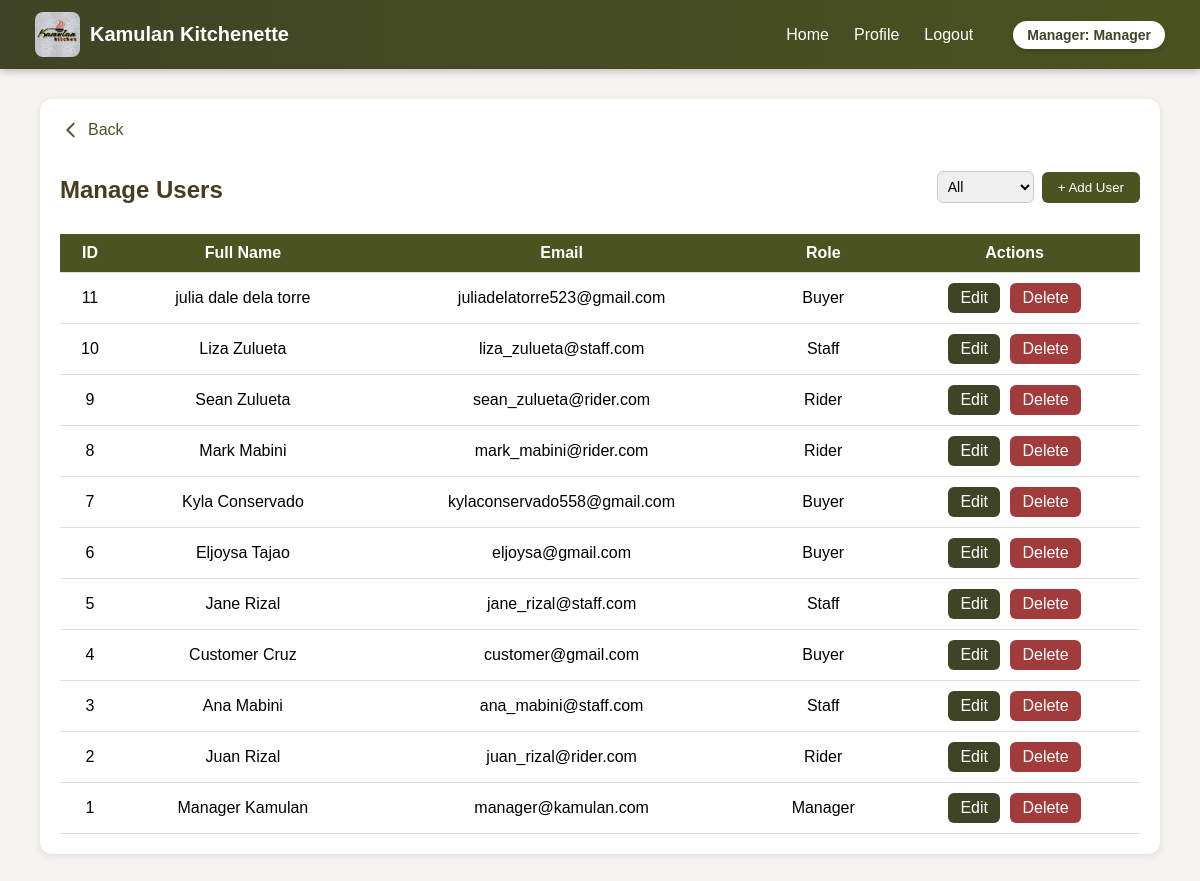
/admin/manage_users.php (signed in), run on the app's committed database.
### tables this page shows
CREATE TABLE `users` (
  `id` int(11) NOT NULL,
  `first_name` varchar(120) DEFAULT NULL,
  `last_name` varchar(120) DEFAULT NULL,
  `email` varchar(150) DEFAULT NULL,
  `phone` varchar(50) DEFAULT NULL,
  `password` varchar(255) DEFAULT NULL,
  `role` enum('buyer','staff','rider','manager') DEFAULT 'buyer',
  `branch_id` int(11) DEFAULT NULL,
  `created_at` timestamp NOT NULL DEFAULT current_timestamp(),
  `street` varchar(150) DEFAULT NULL,
  `barangay` varchar(100) DEFAULT NULL,
  `municipality` varchar(100) DEFAULT NULL,
  `province` varchar(100) DEFAULT NULL,
  `house_number` varchar(50) DEFAULT NULL,
  `nearest_landmark` varchar(150) DEFAULT NULL,
  `is_available` tinyint(1) DEFAULT 1
);

### admin/manage_users.php (the view, shortened to what this page needs)
<?php
require_once(__DIR__ . '/../config/db.php');
$filter = isset($_GET['role']) && $_GET['role'] !== 'all' ? $_GET['role'] : null;
if ($filter) {
    $stmt = $pdo->prepare("SELECT * FROM users WHERE role = ? ORDER BY id DESC");
    $stmt->execute([$filter]);
    $users = $stmt->fetchAll();
} else {
    $users = $pdo->query("SELECT * FROM users ORDER BY id DESC")->fetchAll();
}
?>
<!DOCTYPE html>
<html lang="en">
<head>
</head>
<body>
<?php include __DIR__ . '/../_partials/header_staff.php'; ?>
<div class="container">
  <a href="../admin/dashboard.php" class="back-btn">
    <svg xmlns="http://www.w3.org/2000/svg" fill="none" viewBox="0 0 24 24" stroke="currentColor">
      <path stroke-linecap="round" stroke-linejoin="round" stroke-width="2" d="M15 19l-7-7 7-7" />
    </svg>
    Back
  </a>
  <div class="top-bar">
    <h2>Manage Users</h2>
    <div class="filter">
      <form method="GET" id="filterForm">
        <select name="role" onchange="document.getElementById('filterForm').submit()">
          <option value="all" <?= !$filter ? 'selected' : '' ?>>All</option>
        </select>
      </form>
      <button class="btn-add" onclick="openAdd()">+ Add User</button>
    </div>
  </div>
  <table>
    <tr>
      <th>ID</th>
      <th>Full Name</th>
      <th>Email</th>
      <th>Role</th>
      <th>Actions</th>
    </tr>
    <?php foreach ($users as $u): ?>
    <tr>
      <td><?= $u['id'] ?></td>
      <td><?= htmlspecialchars($u['first_name'] . ' ' . $u['last_name']) ?></td>
      <td><?= htmlspecialchars($u['email']) ?></td>
      <td><?= ucfirst($u['role']) ?></td>
      <td>
        <a href="#" class="btn btn-edit" onclick='openEdit(<?= json_encode($u) ?>)'>Edit</a>
        <a href="?delete=<?= $u['id'] ?>" class="btn btn-delete" onclick="return confirm('Delete this user?')">Delete</a>
      </td>
    </tr>
    <?php endforeach; ?>
  </table>
</div>
</body>
</html>

### _partials/header_staff.php (shortened to what this page needs)
<?php
$user = $_SESSION['user'] ?? null;
$userName = $user['first_name'] ?? '';
$role = $user['role'] ?? '';
switch ($role) {
  case 'admin':
  case 'manager':
    $homeLink    = "/kamulan-system/admin/dashboard.php";
    $profileLink = "/kamulan-system/admin/profile.php";
    break;
}
?>
<header class="site-header" style="
  display: flex;
  align-items: center;
  justify-content: space-between;
  background: linear-gradient(90deg, #3e4425, #4b5320);
  padding: 12px 35px;
  color: white;
  font-family: 'Poppins', sans-serif;
  box-shadow: 0 2px 8px rgba(0,0,0,0.25);
  position: sticky;
  top: 0;
  z-index: 999;
">
  <div class="brand" style="display: flex; align-items: center; gap: 10px;">
    <img src="/kamulan-system/assets/images/kamulan-logo.jpg" alt="Kamulan Logo" style="height:45px; border-radius:8px;">
    <h1 style="margin: 0; font-size: 20px;">Kamulan Kitchenette</h1>
  </div>
  <nav class="nav" style="display: flex; align-items: center; gap: 25px;">
    <a href="<?= $homeLink ?>" class="nav-link">Home</a>
    <a href="<?= $profileLink ?>" class="nav-link">Profile</a>
    <a href="/kamulan-system/auth/logout.php" class="nav-link logout" onclick="confirmLogout(event)">Logout</a>
    <span style="
      margin-left: 15px;
      background: #fff;
      color: #3e4425;
      padding: 6px 14px;
      border-radius: 25px;
      font-weight: bold;
      font-size: 14px;
      box-shadow: 0 2px 5px rgba(0,0,0,0.2);
    ">
      <?= ucfirst(htmlspecialchars($role)) ?>: <?= htmlspecialchars($userName) ?>
    </span>
  </nav>
</header>

### admin/manage_users.php (style rules this page uses)
body { font-family: 'Poppins', sans-serif; background: #f6f4f0; margin: 0; }
.container { width: 90%; margin: 30px auto; background: #fff; padding: 20px; border-radius: 12px; box-shadow: 0 2px 8px rgba(0,0,0,0.1); }
h2 { color: #4a3b20; text-align: center; margin-bottom: 15px; }
table { width: 100%; border-collapse: collapse; margin-top: 15px; }
th, td { border-bottom: 1px solid #ddd; padding: 10px; text-align: center; }
th { background: #4b5320; color: white; }
.btn { padding: 6px 12px; border-radius: 6px; color: white; text-decoration: none; margin: 0 3px; display: inline-block; }
.btn-edit { background: #3e4425; }
.btn-delete { background: #a23b3b; }
.btn-add { background: #4b5320; padding: 8px 16px; border: none; border-radius: 6px; color: #fff; cursor: pointer; }
.top-bar { display: flex; justify-content: space-between; align-items: center; flex-wrap: wrap; margin-bottom: 10px; }
.filter { display: flex; align-items: center; gap: 8px; }
select { padding: 6px; border-radius: 6px; border: 1px solid #ccc; font-size: 14px; }
.back-btn { text-decoration: none; color: #4b5320; font-size: 16px; display: inline-flex; align-items: center; margin-bottom: 15px; }
.back-btn svg { width: 22px; height: 22px; margin-right: 6px; stroke-width: 2; }

### _partials/header_staff.php (style rules this page uses)
.nav-link { color: white; text-decoration: none; font-weight: 500; transition: all 0.3s ease; display: flex; align-items: center; gap: 5px; }

### data on the page
users: role "Manager", first_name "Manager", id "1", first_name+last_name "Manager Kamulan", email "manager@kamulan.com"
users: id "11", first_name+last_name "julia dale dela torre", email "juliadelatorre523@gmail.com", role "Buyer"
users: id "10", first_name+last_name "Liza Zulueta", email "liza_zulueta@staff.com", role "Staff"
users: id "9", first_name+last_name "Sean Zulueta", email "sean_zulueta@rider.com", role "Rider"
users: id "8", first_name+last_name "Mark Mabini", email "mark_mabini@rider.com", role "Rider"
users: id "7", first_name+last_name "Kyla Conservado", email "kylaconservado558@gmail.com", role "Buyer"
users: id "6", first_name+last_name "Eljoysa Tajao", email "eljoysa@gmail.com", role "Buyer"
users: id "5", first_name+last_name "Jane Rizal", email "jane_rizal@staff.com", role "Staff"
users: id "4", first_name+last_name "Customer Cruz", email "customer@gmail.com", role "Buyer"
users: id "3", first_name+last_name "Ana Mabini", email "ana_mabini@staff.com", role "Staff"
users: id "2", first_name+last_name "Juan Rizal", email "juan_rizal@rider.com", role "Rider"
